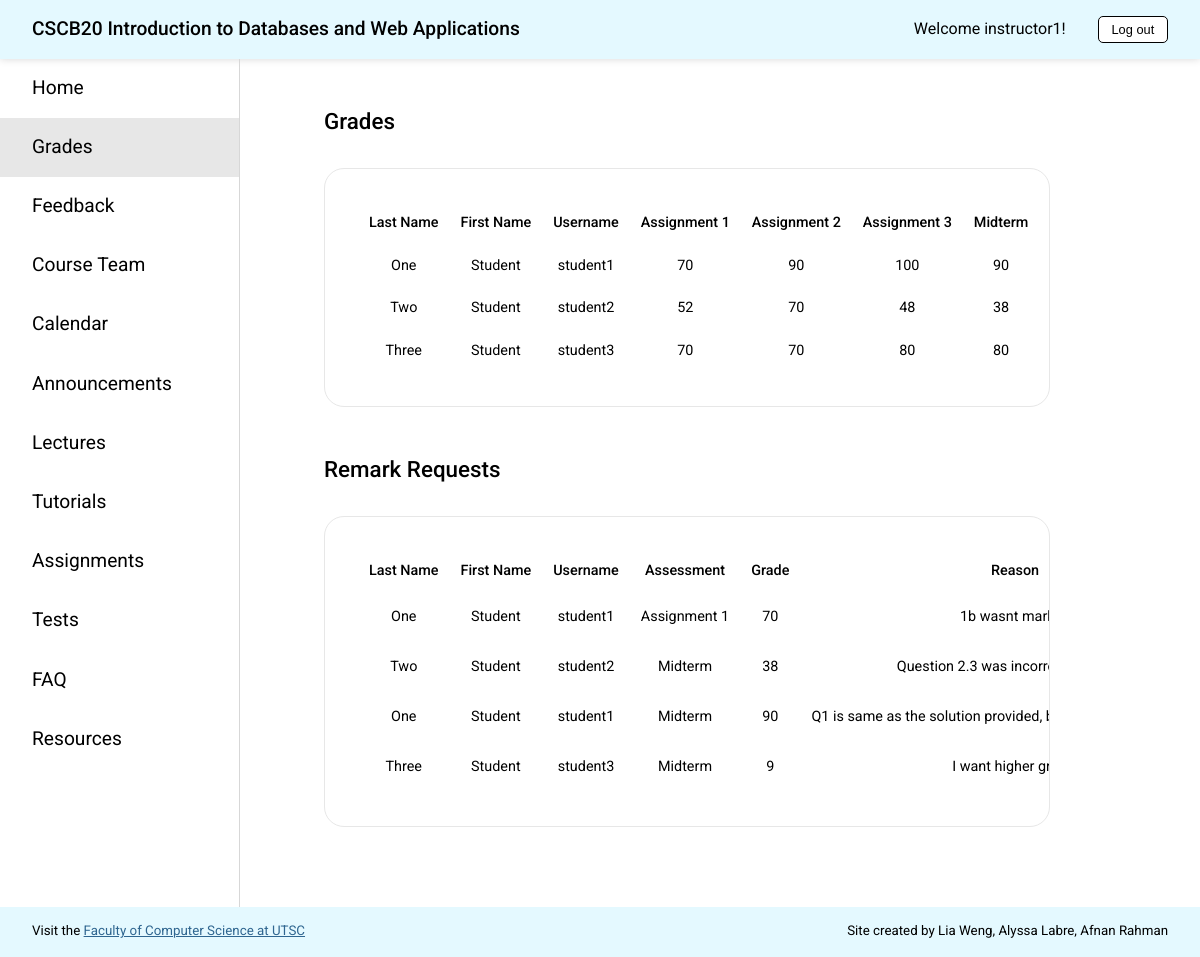
Screenshot of /grades (signed in) with the database file from the repository.
### app.py (models this page shows, shortened)
class Student(db.Model):
    __tablename__ = 'Student'
    id = db.Column(db.Integer, primary_key=True)
    username = db.Column(db.String(20), unique=True, nullable=False)
    password = db.Column(db.String(20), nullable=False)
    first_name = db.Column(db.String(40), nullable=False)
    last_name = db.Column(db.String(40), nullable=False)
    a1 = db.Column(db.Integer)
    a2 = db.Column(db.Integer)
    a3 = db.Column(db.Integer)
    midterm = db.Column(db.Integer)
    remark = db.relationship('Remark', backref='student', lazy=True)

class Remark(db.Model):
    __tablename__ = 'Remark'
    id = db.Column(db.Integer, primary_key=True)
    student_username = db.Column(db.String(20), db.ForeignKey(
        'Student.username'), nullable=False)
    student_first_name = db.Column(db.String(40), nullable=False)
    student_last_name = db.Column(db.String(40), nullable=False)
    item = db.Column(db.String(20), nullable=False)
    grade = db.Column(db.Integer)
    reason = db.Column(db.String(1000), nullable=False)

### app.py (the view)
@app.route('/grades', methods=['GET', 'POST'])
def grades():
    check_authorization()
    remarks = get_remarks()
    students = get_allstudents()
    if request.method == 'GET':
        if session['type'] == 'student':
            student = get_student(session['user'])
            remark = get_student_remark(session['user'])
            return render_template('grades_s.html', page='grades', remarks=remark, students=student)
        else:
            return render_template('grades_i.html', page='grades', remarks=remarks, students=students)
    else:
        return add_grades(request.form["student"], request.form["a1"], request.form["a2"], request.form["a3"], request.form["midterm"], students=students)

### app.py (called while the page is built)
def check_authorization():
    if "user" not in session:
        abort(403, "Please sign in to access this page.")

def get_allstudents():
    return Student.query.all()

def get_remarks():
    return Remark.query.all()

### templates/grades_i.html (shortened to what this page needs)
<!DOCTYPE html>
<html lang="en">
<head>
  <link rel="stylesheet" href="{{ url_for('static', filename='styles.css') }}">
</head>
<body>
  {% extends "template.html" %}
  {% block content %}
  <div class="content">
    <h1 class="page-title">Grades</h1>
    <div class="table-container-grades">
      <table>
        <tr>
          <th>Last Name</th>
          <th>First Name</th>
          <th>Username</th>
          <th>Assignment 1</th>
          <th>Assignment 2</th>
          <th>Assignment 3</th>
          <th>Midterm</th>
        </tr>
        {% for student in students %}
        <tr>
          <td>{{student.last_name}}</td>
          <td>{{student.first_name}}</td>
          <td>{{student.username}}</td>
          <td>{{student.a1}}</td>
          <td>{{student.a2}}</td>
          <td>{{student.a3}}</td>
          <td>{{student.midterm}}</td>
        </tr>
        {% endfor%}
      </table>
    </div>
    <h1 class="page-title">Remark Requests</h1>
    <div class="table-container-grades">
      <table>
        <tr>
          <th>Last Name</th>
          <th>First Name</th>
          <th>Username</th>
          <th>Assessment</th>
          <th>Grade</th>
          <th>Reason</th>
        </tr>
        {% for remark in remarks %}
        <tr>
          <td>{{remark.student_last_name}}</td>
          <td>{{remark.student_first_name}}</td>
          <td>{{remark.student_username}}</td>
          <td>{{remark.item}}</td>
          <td>{{remark.grade}}</td>
          <td>{{remark.reason}}</td>
        </tr>
        {% endfor %}
      </table>
    </div>
  </div>
  {% endblock %}

### templates/template.html (shortened to what this page needs)
<!DOCTYPE html>
<html lang="en">
<head>
  <link rel="stylesheet" href="{{ url_for('static', filename='styles.css') }}">
</head>
<body>
  <div class="header">
    <h2>CSCB20 <span class="course-title">Introduction to Databases and Web Applications</span></h2>
    <div class="header-right">
      <p>Welcome {{session['user']}}!</p>
      <a href="{{url_for('logout')}}"><button class="logout-button">Log out</button></a>
    </div>
  </div>
  <div class="wrapper">
    <nav>
      <a href="{{ url_for('home') }}" class={% if page=="home" %} "selected" {% endif %}>
        Home
      </a>
      <a href="{{ url_for('grades') }}" class={% if page=="grades" %} "selected" {% endif %}>
        Grades
      </a>
      <a href="{{ url_for('feedback') }}" class={% if page=="feedback" %} "selected" {% endif %}>
        Feedback
      </a>
      <a href="{{ url_for('team') }}" class={% if page=="team" %} "selected" {% endif %}>
        Course&nbsp;Team
      </a>
      <a href="{{ url_for('calendar') }}" class={% if page=="calendar" %} "selected" {% endif %}>
        Calendar
      </a>
      <a href="{{ url_for('announcements') }}" class={% if page=="announcements" %} "selected" {% endif %}>
        Announcements
      </a>
      <a href="{{ url_for('lectures') }}" class={% if page=="lectures" %} "selected" {% endif %}>
        Lectures
      </a>
      <a href="{{ url_for('tutorials') }}" class={% if page=="tutorials" %} "selected" {% endif %}>
        Tutorials
      </a>
      <a href="{{ url_for('assignments') }}" class={% if page=="assignments" %} "selected" {% endif %}>
        Assignments
      </a>
      <a href="{{ url_for('tests') }}" class={% if page=="tests" %} "selected" {% endif %}>
        Tests
      </a>
      <a href="{{ url_for('faq') }}" class={% if page=="faq" %} "selected" {% endif %}>
        FAQ
      </a>
      <a href="{{ url_for('resources') }}" class={% if page=="resources" %} "selected" {% endif %}>
        Resources
      </a>
    </nav>
    {% block content %}
    {% endblock %}
  </div>
  <div class="footer">
    <small>Visit the <a href="https://www.utsc.utoronto.ca/cms/faculty-of-computer-science" target="_blank">Faculty of
        Computer Science
        at UTSC</a></small>
    <small>Site created by Lia Weng, Alyssa Labre, Afnan Rahman</small>
  </div>
</body>
</html>

### static/styles.css (style rules this page uses)
@media screen and (min-width: 770px) { html { font-size: 16px; } }
body { box-sizing: border-box; margin: 0; padding: 0; font-family: "Roboto", sans-serif; line-height: 130%; }
p { margin: 0; }
h1 { font-size: 1.4rem; font-weight: 400; line-height: 130%; margin: 0; }
h2 { font-size: 1.2rem; font-weight: 500; margin: 0; }
a { color: #2f6690; }
button { background-color: #e4f9ff; border: 1px solid black; padding: 5px 15px; border-radius: 5px; font-size: 0.9rem; }
.page-title { margin: 1rem 20px 2rem 20px; font-weight: 500; }
@media screen and (min-width: 551px) { .wrapper { display: grid; grid-template-columns: 1fr 4fr; } }
.header { background-color: #e4f9ff; padding: 1rem 2rem; display: flex; justify-content: space-between; align-items: center; box-shadow: 0 0 8px #d7d7d7; position: sticky; top: 0; z-index: 1; }
.header-right { display: flex; align-items: center; margin-left: 2rem; }
.header-right p { width: auto; }
.logout-button { margin-left: 2rem; background-color: white; border: 1px solid black; border-radius: 5px; font-size: 0.8rem; padding: 0.3rem 0.8rem; }
@media screen and (min-width: 551px) { nav { border-right: 1px solid #d7d7d7; display: flex; flex-direction: column; } }
@media screen and (min-width: 551px) { nav a { color: black; text-decoration: none; font-size: 1.2rem; font-weight: 400; padding: 1.2rem 2rem; } }
.selected { background-color: #e7e7e7; }
.content { min-height: 80vh; }
@media screen and (min-width: 770px) { .content { padding: 2rem 4rem; } }
@media screen and (min-width: 770px) { .footer { background-color: #e4f9ff; height: 5vh; padding: 5px 2rem; display: flex; align-items: center; justify-content: space-between; } }
@media screen and (min-width: 551px) { .table-container-grades { overflow-x: auto; margin: 2rem 20px 3rem 20px; padding: 2rem; border: 1px solid #e7e7e7; border-radius: 20px; } }
@media screen and (min-width: 551px) { .table-container-grades table { width: max-content; text-align: center; table-layout: fixed; font-size: 0.9rem; } }
@media screen and (min-width: 1024px) { .table-container-grades { width: 55vw; } }
th { font-weight: 500; padding: 10px; }
td { padding: 10px; }

### rows the page displays
Student: last_name "One", first_name "Student", username "student1", a1 "70", a2 "90", a3 "100", midterm "90"
Student: last_name "Two", first_name "Student", username "student2", a1 "52", a2 "70", a3 "48", midterm "38"
Student: last_name "Three", first_name "Student", username "student3", a1 "70", a2 "70", a3 "80", midterm "80"
Remark: student_last_name "One", student_first_name "Student", student_username "student1", item "Assignment 1", grade "70", reason "1b wasnt…"
Remark: student_last_name "Two", student_first_name "Student", student_username "student2", item "Midterm", grade "38", reason "Question 2.3 was…"
Remark: student_last_name "One", student_first_name "Student", student_username "student1", item "Midterm", grade "90", reason "Q1 is same as the solution provided,…"
Remark: student_last_name "Three", student_first_name "Student", student_username "student3", item "Midterm", grade "9", reason "I want higher…"

### other values shown
{{ session['user'] }} "instructor1"
